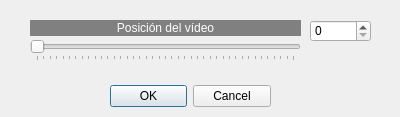
<?xml version="1.0" encoding="UTF-8"?>
<ui version="4.0">
 <class>capturarvideo</class>
 <widget class="QDialog" name="capturarvideo">
  <property name="geometry">
   <rect>
    <x>0</x>
    <y>0</y>
    <width>400</width>
    <height>117</height>
   </rect>
  </property>
  <property name="windowTitle">
   <string>Capturar de vídeo</string>
  </property>
  <widget class="QDialogButtonBox" name="buttonBox">
   <property name="geometry">
    <rect>
     <x>110</x>
     <y>80</y>
     <width>161</width>
     <height>32</height>
    </rect>
   </property>
   <property name="orientation">
    <enum>Qt::Horizontal</enum>
   </property>
   <property name="standardButtons">
    <set>QDialogButtonBox::Cancel|QDialogButtonBox::Ok</set>
   </property>
  </widget>
  <widget class="QSpinBox" name="spinBox_3">
   <property name="geometry">
    <rect>
     <x>310</x>
     <y>20</y>
     <width>61</width>
     <height>22</height>
    </rect>
   </property>
   <property name="minimum">
    <number>0</number>
   </property>
   <property name="maximum">
    <number>400</number>
   </property>
   <property name="singleStep">
    <number>1</number>
   </property>
   <property name="value">
    <number>0</number>
   </property>
  </widget>
  <widget class="QSlider" name="horizontalSlider_3">
   <property name="geometry">
    <rect>
     <x>30</x>
     <y>40</y>
     <width>271</width>
     <height>21</height>
    </rect>
   </property>
   <property name="minimum">
    <number>0</number>
   </property>
   <property name="maximum">
    <number>400</number>
   </property>
   <property name="value">
    <number>0</number>
   </property>
   <property name="orientation">
    <enum>Qt::Horizontal</enum>
   </property>
   <property name="tickPosition">
    <enum>QSlider::TicksBelow</enum>
   </property>
   <property name="tickInterval">
    <number>10</number>
   </property>
  </widget>
  <widget class="QLabel" name="label_3">
   <property name="geometry">
    <rect>
     <x>30</x>
     <y>20</y>
     <width>271</width>
     <height>16</height>
    </rect>
   </property>
   <property name="styleSheet">
    <string notr="true">background-color: rgb(128, 128, 128);
color: rgb(255, 255, 255);</string>
   </property>
   <property name="text">
    <string>Posición del vídeo</string>
   </property>
   <property name="alignment">
    <set>Qt::AlignCenter</set>
   </property>
  </widget>
 </widget>
 <resources/>
 <connections>
  <connection>
   <sender>buttonBox</sender>
   <signal>accepted()</signal>
   <receiver>capturarvideo</receiver>
   <slot>accept()</slot>
   <hints>
    <hint type="sourcelabel">
     <x>248</x>
     <y>254</y>
    </hint>
    <hint type="destinationlabel">
     <x>157</x>
     <y>274</y>
    </hint>
   </hints>
  </connection>
  <connection>
   <sender>buttonBox</sender>
   <signal>rejected()</signal>
   <receiver>capturarvideo</receiver>
   <slot>reject()</slot>
   <hints>
    <hint type="sourcelabel">
     <x>316</x>
     <y>260</y>
    </hint>
    <hint type="destinationlabel">
     <x>286</x>
     <y>274</y>
    </hint>
   </hints>
  </connection>
 </connections>
</ui>
